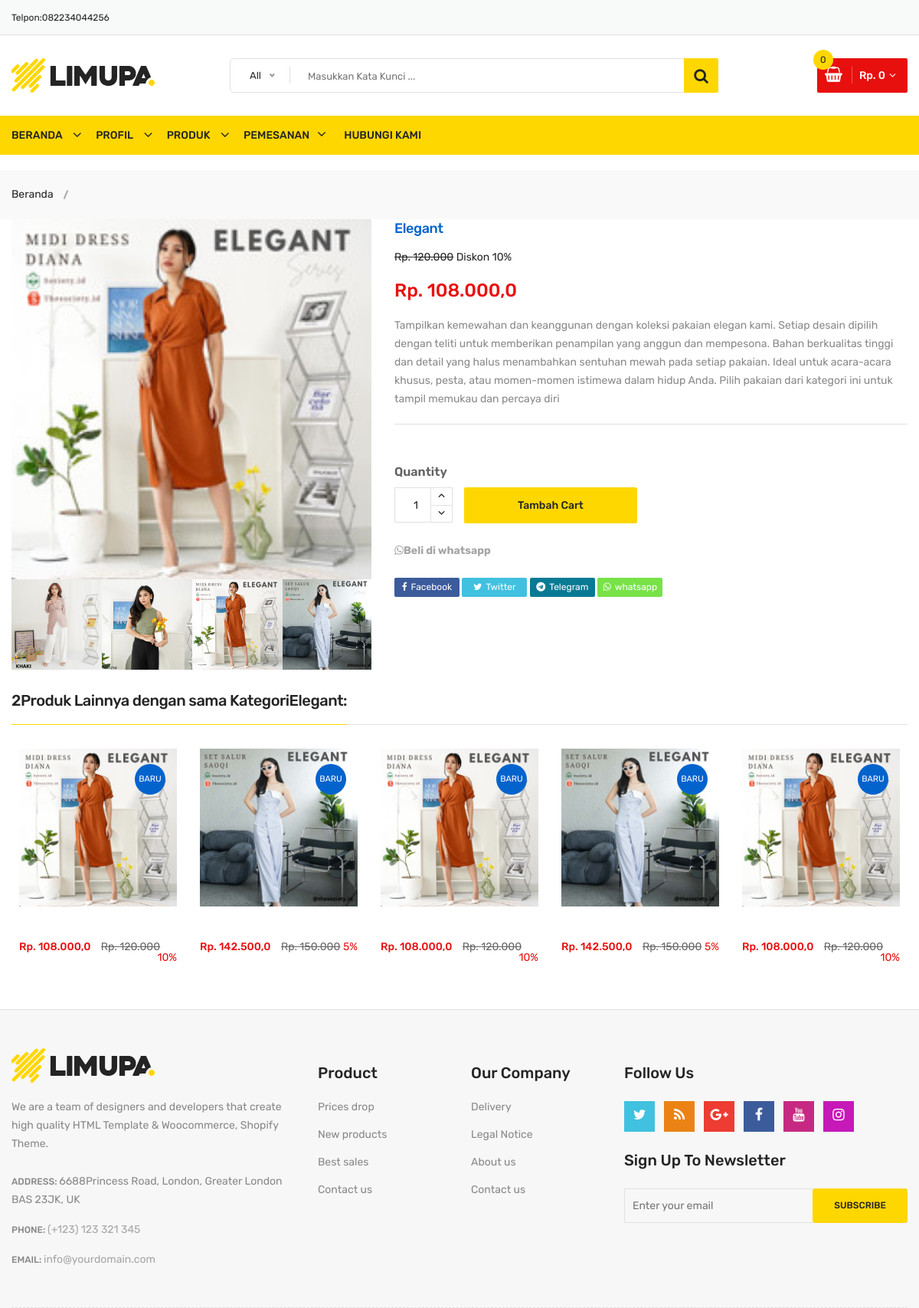
The app's page /elegant/elegant with its own data.
### nisa/models.py (models this page shows, shortened)
class Produk(models.Model):
    KETERANGAN=(
        ('Baru', 'Baru'),
        ('Lama' , 'Lama'),
        )
    kategori = models.ForeignKey(Kategori, null=True, blank=True, related_name="produks", on_delete=models.SET_NULL)
    nama_produk = models.CharField(max_length=200, blank=True, null=True)
    gambar = models.ImageField(upload_to='gambar/banner', blank=False, null=True, verbose_name="Gambar (270 x 250 pixel)")
    gambar_satu = models.ImageField(upload_to='gambar/banner', blank=False, null=True, verbose_name="Gambar (270 x 250 pixel)")
    gambar_dua = models.ImageField(upload_to='gambar/banner', blank=False, null=True, verbose_name="Gambar (270 x 250 pixel)")
    gambar_tiga = models.ImageField(upload_to='gambar/banner', blank=False, null=True, verbose_name="Gambar (270 x 250 pixel)")
    gambar_empat = models.ImageField(upload_to='gambar/banner', blank=False, null=True, verbose_name="Gambar (270 x 250 pixel)")
    gambar_lima= models.ImageField(upload_to='gambar/banner', blank=False, null=True, verbose_name="Gambar (270 x 250 pixel)")
    slug = models.SlugField(max_length=200, unique=True)
    keterangan = RichTextField(blank=True, null=True)
    harga = models.PositiveIntegerField(blank=True, null=True)
    no_whatsup = models.PositiveBigIntegerField(blank=True, null=True,)
    tanggal_upload= models.DateTimeField(auto_now_add=True, null=True)
    diskon = models.IntegerField(default=0, blank=True, null=True)
    dibeli = models.IntegerField(default=0, blank=True, null=True)
    aktif = models.BooleanField(default=False)
    keterangan_barang = models.CharField(max_length=200, null=True, choices=KETERANGAN)
    class Meta:
        verbose_name_plural ="Produk"
    @property
    def setelah_diskon(self):
        if self.diskon == 0 :
            nilai_diskon = self.harga
        else:
            jml = self.diskon / 100
            nilai_diskon = self.harga - (jml * self.harga)
        return nilai_diskon

class Kategori(models.Model):
    nama = models.CharField(max_length=200, blank=True, null=False)
    aktif = models.BooleanField(default= True)
    banner_satu = ResizedImageField(size=[575, 200], quality=80, crop=['middle', 'center'] , upload_to='gambar/banner', blank=True, null=True, verbose_name="Gambar (575 x 200 pixel)")
    banner_dua = ResizedImageField(size=[575, 200], quality=80, crop=['middle', 'center'] , upload_to='gambar/banner', blank=True, null=True, verbose_name="Gambar (575 x 200 pixel)")
    slug = models.SlugField(max_length=200, null=True,blank=True, unique=True)
    class Meta:
        verbose_name_plural ="Data Kategori"

### nisa/views.py (the view)
# urls.py: path('<slug:kategori_slug>/<slug:slug>', views.produk, name='produk'),
def produk(request, kategori_slug, slug):
      produk = get_object_or_404(Produk, slug=slug)
      related = Produk.objects.filter(kategori=produk.kategori.id)
      jml = related.count()
      chairuncart_product_form = ChairunCartAddProductForm()
      context = {
            "judul": "Halaman Produk Kami",
            "produk":produk,
            "related":related,
            "jml":jml,
            "chairuncart_product_form": chairuncart_product_form,
      }
      return render(request, 'produk.html', context)

### nisa/templates/produk.html (shortened to what this page needs)
{% extends "base.html" %}
{% load static %}
{% load humanize %}
{% block content %}
<div class="breadcrumb-area">
    <div class="container">
        <div class="breadcrumb-content">
            <ul>
                <li><a href="{% url "beranda" %}">Beranda</a></li>
            </ul>
        </div>
    </div>
</div>
<div class="content-wraper">
    <div class="container">
        <div class="row single-product-area">
            <div class="col-lg-5 col-md-6">
                <div class="product-details-left">
                    <div class="product-details-images slider-navigation-1">
                        <div class="lg-image">
                            <a class="popup-img venobox vbox-item" href="{{produk.gambar_.url}}" data-gall="myGallery">
                                <img src="{{produk.gambar.url}}" alt="{{produk.nama_poduk}}">
                            </a>
                        </div>
                    </div>
                    <div class="product-details-thumbs slider-thumbs-1">
                        <div class="sm-image"><img src="{{produk.gambar.url}}" alt="{{produk.nama_poduk}}"></div>
                        {% if produk.gambar_satu %}
                        <div class="sm-image"><img src="{{produk.gambar_satu.url}}" alt="{{produk.nama_poduk}}"></div>
                        {% endif %}
                        {% if produk.gambar_empat %}
                        <div class="sm-image"><img src="{{produk.gambar_empat.url}}" alt="{{produk.nama_poduk}}"></div>
                        {% endif %}
                        {% if produk.gambar_lima %}
                        <div class="sm-image"><img src="{{produk.gambar_lima.url}}" alt="{{produk.nama_poduk}}"></div>
                        {% endif %}
                    </div>
                </div>
            </div>
            <div class="col-lg-7 col-md-6">
                <div class="product-details-view-content pt-0">
                    <div class="product-info">
                        <h2>{{produk.nama_produk}}</h2>
                        {% if produk.diskon == 0 %}
                            <div class="price-box pt-20">
                                <span class="new-price new-price-2">Rp. {{produk.harga|intcomma}}</span>
                            </div>
                        {% else %}
                            <span class="old-price"><s>Rp. {{produk.harga|intcomma}}</s></span>
                            Diskon <span class="discount-percentage">{{produk.diskon}}%</span>
                            <div class="price-box pt-20">
                                <span class="new-price new-price-2">Rp. {{produk.setelah_diskon|intcomma}}</span>
                            </div>
                        {% endif %}
                        <div class="product-desc">
                            <p>
                                <span>{{produk.keterangan|safe}}</span>
                            </p>
                        </div>
                        <div class="single-add-to-cart">
                            <form action="{% url "chairuncart_add" produk.id %}" method="post" class="cart-quantity">
                                <div class="quantity">
                                    <label>Quantity</label>
                                    <div class="cart-plus-minus">
                                        <input class="cart-plus-minus-box" name="quantity" value="1" type="text">
                                        <div class="dec qtybutton"><i class="fa fa-angle-down"></i></div>
                                        <div class="inc qtybutton"><i class="fa fa-angle-up"></i></div>
                                    </div>
                                </div>
                                <button class="add-to-cart" type="submit">Tambah Cart</button>
                            </form>
                        </div>
                        <div class="product-additional-info pt-25">
                            <a class="link-details" href="https://api.whatsapp.com/send?phone={{produk.no_whatsup}}&text=Saya%20ingin%20pemesan%20product%20{{produk.nama_produk}}%20apakah%20tersedia%20?%20"
                                target="_blank"><b><i class="fa fa-whatsapp"></i>Beli di whatsapp</b></a>
                            <div class="product-social-sharing pt-25">
                                <ul>
                                    <li class="facebook"><a href="http://www.facebook.com/sharer.php?u=https://{{domain}}/{{produk.kategori.slug}}/{{produk.slug}}" target="_blank"><i class="fa fa-facebook"></i>Facebook</a></li>
                                    <li class="twitter"><a href="https://twitter.com/share?url=https://{{domain}}/{{produk.kategori.slug}}/{{produk.slug}}" target="_blank"><i class="fa fa-twitter"></i>Twitter</a></li>
                                    <li class="telegram"><a href="https://telegram.me/share/url?url=https://{{domain}}/{{produk.kategori.slug}}/{{produk.slug}}" target="_blank"><i class="fa fa-telegram"></i>Telegram</a></li>
                                    <li class="whatsapp"><a href="whatsapp://send?text=https://{{domain}}/{{produk.kategori.slug}}/{{produk.slug}}" target="_blank"><i class="fa fa-whatsapp"></i>whatsapp</a></li>
                                </ul>
                            </div>
                        </div>
                    </div>
                </div>
            </div>
        </div>
    </div>
</div>
<section class="product-area li-laptop-product pt-30 pb-50">
    <div class="container">
        <div class="row">
            <div class="col-lg-12">
                <div class="li-section-title">
                    <h2>
                        <span>{{jml}}Produk Lainnya dengan sama Kategori{{produk.kategori.nama}}:</span>
                    </h2>
                </div>
                <div class="row">
                    <div class="product-active owl-carousel">
                        {% for rel in related %}
                        <div class="col-lg-12">
                            <div class="single-product-wrap">
                                <div class="product-image">
                                    <a href="{% url "produk" rel.kategori.slug rel.slug %}">
                                        <img src="{{rel.gambar.url}}" alt="{{rel.nama.produk}}">
                                    </a>
                                    {% if rel.keterangan_barang == "Baru" %}
                                    <span class="sticker">Baru</span>
                                    {% endif %}
                                </div>
                                <div class="product_desc">
                                    <div class="product_desc_info">
                                        <h4><a class="product_name" href="{% url "produk" rel.kategori.slug rel.slug %}">{{tren.nama_produk}}</a></h4>
                                        <div class="price-box">
                                            {% if rel.diskon == 0 %}
                                                <span class="new-price new-price-2">Rp. {{rel.harga|intcomma}}</span>
                                            {% else %}
                                                <span class="new-price new-price-2">Rp. {{rel.setelah_diskon|intcomma}}</span>
                                                <span class="old-price">Rp. {{rel.harga|intcomma}}</span>
                                                <span class="discount-percentage">{{rel.diskon}}%</span>
                                            {% endif %}
                                        </div>
                                    </div>
                                </div>
                            </div>
                        </div>
                        {% empty %}
                        <div class="col-lg-12">
                            <div class="alert alert-danger">Produk Kosong</div>
                        </div>
                        {% endfor %}
                    </div>
                </div>
            </div>
        </div>
    </div>
</section>
{% endblock content %}

### records on screen
Produk: gambar (picture), gambar_satu (picture), gambar_empat (picture), gambar_lima (picture), nama_produk "Elegant", harga "120.000", diskon "10", setelah_diskon "108.000,0", keterangan "Tampilkan kemewahan dan keanggunan dengan koleksi pakaian elegan kami. Setiap desain dipilih dengan teliti untuk memberikan penampilan yang anggun dan mempesona. Bahan berkualitas tinggi dan detail yang halus menambahkan sentuhan mewah pada setiap pakaian. Ideal untuk acara-acara khusus, pesta, atau momen-momen istimewa dalam hidup Anda. Pilih pakaian dari kategori ini untuk tampil memukau dan percaya diri", kategori.nama "Elegant", keterangan_barang "BARU"
Produk: gambar (picture), keterangan_barang "BARU"

### other values on screen
{{ jml }} "2"
